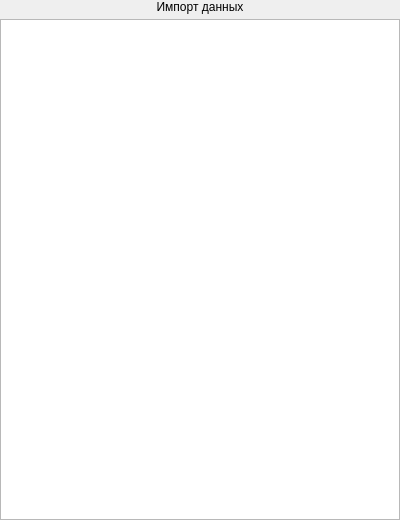
<?xml version="1.0" encoding="UTF-8"?>
<ui version="4.0">
 <class>TasksWidget</class>
 <widget class="QWidget" name="TasksWidget">
  <property name="geometry">
   <rect>
    <x>0</x>
    <y>0</y>
    <width>400</width>
    <height>520</height>
   </rect>
  </property>
  <property name="windowTitle">
   <string>Form</string>
  </property>
  <layout class="QGridLayout" name="gridLayout">
   <property name="leftMargin">
    <number>0</number>
   </property>
   <property name="topMargin">
    <number>0</number>
   </property>
   <property name="rightMargin">
    <number>0</number>
   </property>
   <property name="bottomMargin">
    <number>0</number>
   </property>
   <property name="spacing">
    <number>5</number>
   </property>
   <item row="1" column="0">
    <widget class="QListWidget" name="content"/>
   </item>
   <item row="0" column="0">
    <widget class="QLabel" name="label">
     <property name="text">
      <string>Импорт данных</string>
     </property>
     <property name="scaledContents">
      <bool>true</bool>
     </property>
     <property name="alignment">
      <set>Qt::AlignCenter</set>
     </property>
     <property name="wordWrap">
      <bool>true</bool>
     </property>
    </widget>
   </item>
  </layout>
 </widget>
 <resources/>
 <connections/>
</ui>
